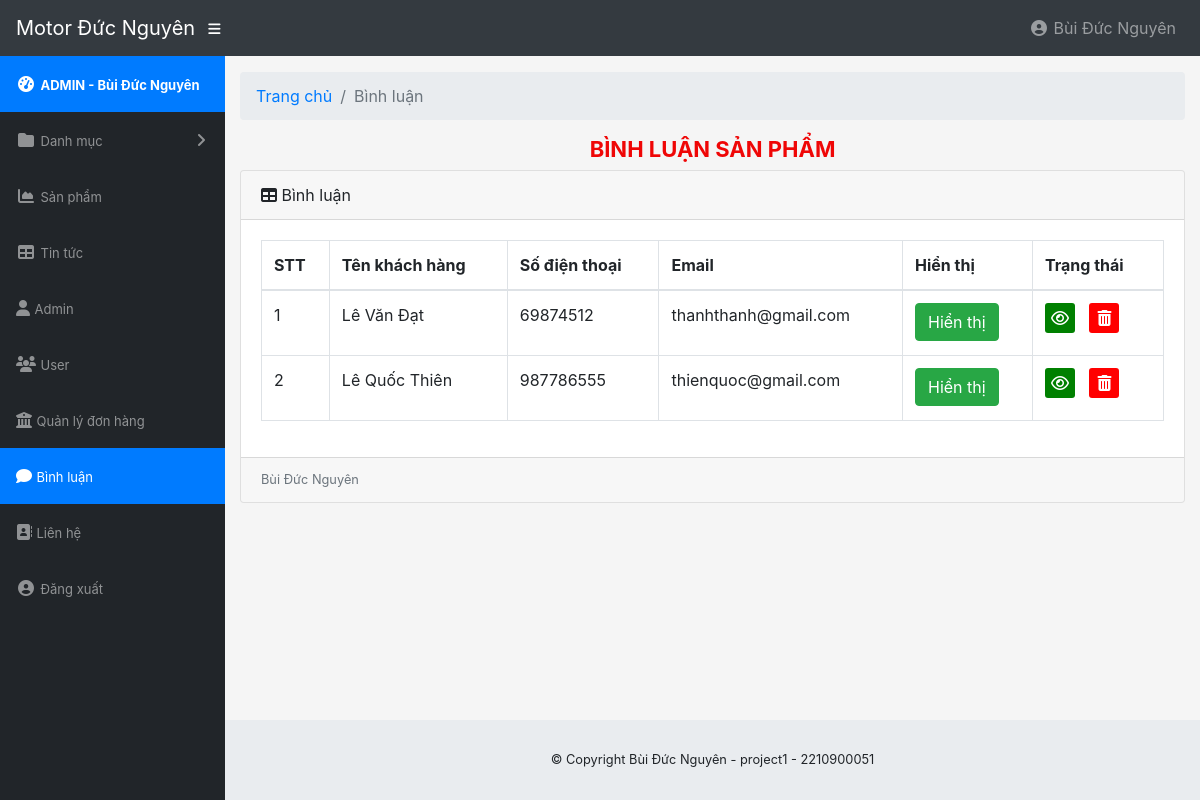
The page /admin/modules/comment/index.php (signed in) on the database its author committed.
### tables this page shows
CREATE TABLE `comment` (
  `id` int(10) UNSIGNED NOT NULL,
  `product_id` int(11) DEFAULT NULL,
  `name` varchar(50) DEFAULT NULL,
  `email` varchar(50) DEFAULT NULL,
  `phone` int(11) DEFAULT NULL,
  `message` text DEFAULT NULL,
  `time` datetime DEFAULT NULL,
  `status` tinyint(4) DEFAULT 1,
  `cm_check` varchar(1) DEFAULT NULL
);

### libraries/Database.php (called while the page is built, shortened)
<?php
class Database
{
    public $link;
    public function __construct()
    {
        $this->link = mysqli_connect("localhost","root","","storemotor") or die ();
        mysqli_set_charset($this->link,"utf8");
    }
    public function fetchAll($table)
    {
        $sql = "SELECT * FROM {$table} WHERE 1" ;
        $result = mysqli_query($this->link,$sql) or die("Lỗi Truy Vấn fetchAll " .mysqli_error($this->link));
        $data = [];
        if( $result)
        {
            while ($num = mysqli_fetch_assoc($result))
            {
                $data[] = $num;
            }
        }
        return $data;
    }
}
?>

### admin/autoload/autoload.php (called while the page is built, shortened)
<?php
require_once  __DIR__."/../../libraries/Database.php";
$db = new Database;
?>

### admin/modules/comment/index.php (the view, shortened to what this page needs)
<?php
require_once __DIR__."/../../autoload/autoload.php";
$comment = $db->fetchAll("comment");
?>
<?php require_once __DIR__."/../../layouts/header.php"; ?>
    <div class="container-fluid">
        <ol class="breadcrumb">
            <li class="breadcrumb-item">
                <a href="#">Trang chủ</a>
            </li>
            <li class="breadcrumb-item active">Bình luận</li>
        </ol>
        <div class="admin-title-top">
            <h1>Bình luận sản phẩm</h1>
        </div>
        <div class="admin-content">
            <div class="card mb-3">
                <div class="card-header">
                    <i class="fas fa-table"></i>
                    Bình luận</div>
                <div class="card-body">
                    <div class="table-responsive">
                        <table class="table table-bordered" id="dataTable" width="100%" cellspacing="0">
                            <thead>
                            <tr>
                                <th>STT</th>
                                <th>Tên khách hàng</th>
                                <th>Số điện thoại</th>
                                <th>Email</th>
                                <th>Hiển thị</th>
                                <th>Trạng thái</th>
                            </tr>
                            </thead>
                            <tbody>
                            <?php $stt = 1; foreach ($comment as $item): ?>
                                <tr>
                                    <td><?php echo $stt ?></td>
                                    <td><?php echo $item['name'] ?></td>
                                    <td><?php echo $item['phone'] ?></td>
                                    <td><?php echo $item['email'] ?></td>
                                    <td>
                                        <a class="btn <?php echo $item['status'] == 1 ? 'btn-success' : 'btn-danger' ?>" href="home.php?id=<?php echo $item['id'] ?>">
                                            <?php echo $item['status'] == 1 ? 'Hiển thị' : 'Không hiển thị' ?>
                                        </a>
                                    </td>
                                    <td>
                                        <ul class="list-action">
                                            <li class="item-edit">
                                                <a href="view.php?id=<?php echo $item['id'] ?>" title="Xem chi tiết">
                                                    <i class="fa fa-eye"></i>
                                                </a>
                                            </li>
                                            <li class="item-delete">
                                                <a href="delete.php?id=<?php echo $item['id'] ?>" title="Xóa danh mục">
                                                    <i class="fa fa-trash-alt"></i>
                                                </a>
                                            </li>
                                        </ul>
                                    </td>
                                </tr>
                                <?php $stt++ ; endforeach ?>
                            </tbody>
                        </table>
                    </div>
                </div>
                <div class="card-footer small text-muted">Bùi Đức Nguyên</div>
            </div>
        </div>
    </div>
<?php require_once __DIR__."/../../layouts/footer.php"; ?>

### public/admin/css/style-admin.css (style rules this page uses)
li { list-style: none; }
a, a:hover { text-decoration: none; }
.admin-title-top h1 { text-align: center; font-size: 22px; text-transform: uppercase; font-weight: bold; color: #ef0606; }
.list-action { margin: 0; padding: 0; }
.list-action li { display: inline-block; width: 30px; height: 30px; background: red; border-radius: 3px; text-align: center; line-height: 30px; margin-right: 10px; margin-bottom: 10px; }
.list-action li a { color: #fff; }
.item-edit { background: green !important; }

### rows shown on the page
comment: name "Lê Văn Đạt", phone "69874512", email "thanhthanh@gmail.com", status "Hiển thị"
comment: name "Lê Quốc Thiên", phone "987786555", email "thienquoc@gmail.com", status "Hiển thị"

### other values the page prints
$_SESSION['admin_name'] "Bùi Đức Nguyên"
